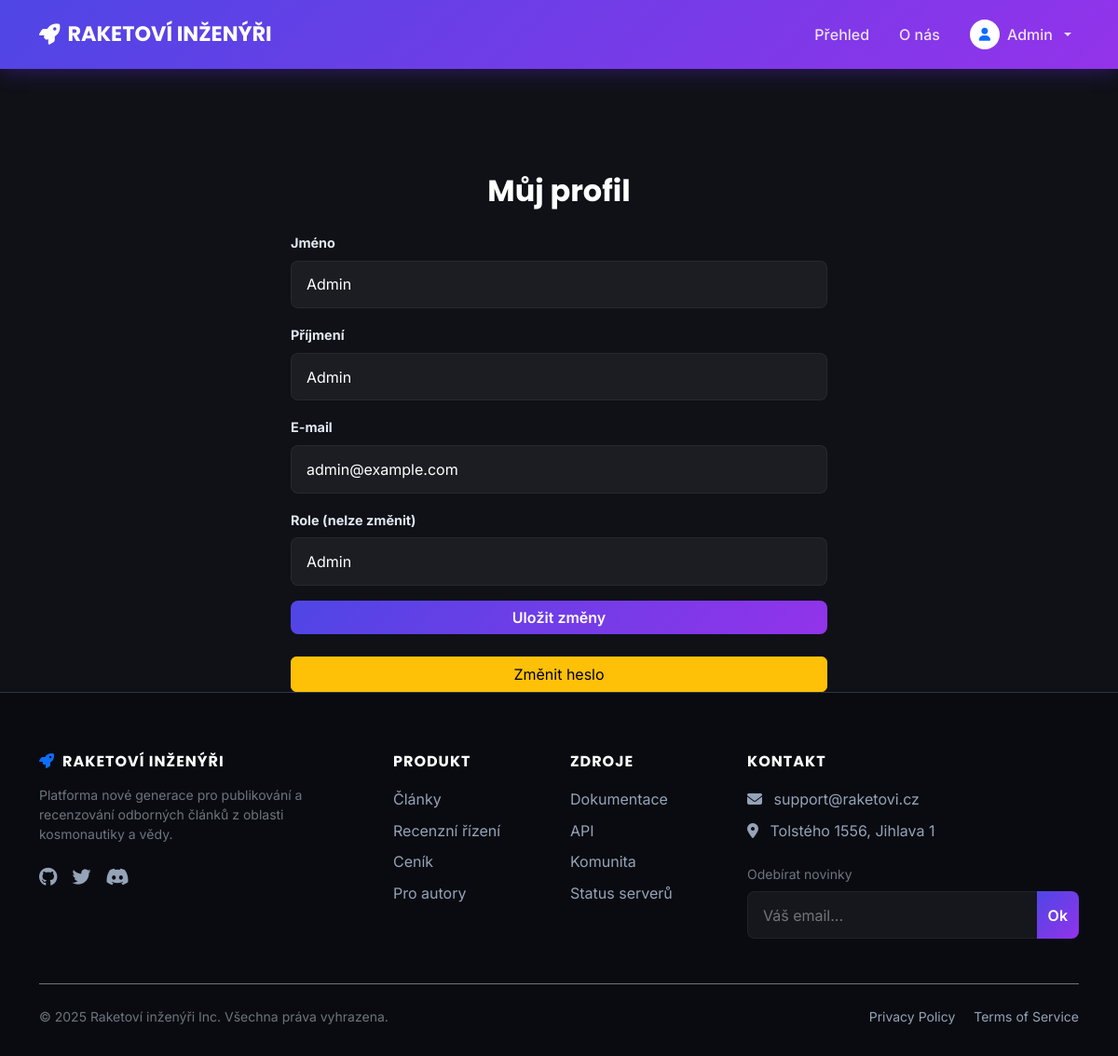
The app's page /profile.php (signed in) with its own data.
### tables this page shows
CREATE TABLE `users` (
  `id` int(11) NOT NULL,
  `jmeno` varchar(50) NOT NULL,
  `prijmeni` varchar(50) NOT NULL,
  `email` varchar(255) NOT NULL,
  `heslo` varchar(255) NOT NULL,
  `id_role` int(11) DEFAULT NULL,
  `active` tinyint(1) NOT NULL DEFAULT 1
);

CREATE TABLE `role` (
  `id_role` int(11) NOT NULL,
  `role` varchar(50) NOT NULL
);

### profile.php (the view, shortened to what this page needs)
<?php
require 'db_connect.php';
require 'header.php';
$user_id = $_SESSION['user_id'];
$stmt = $db_connection->prepare("
    SELECT users.jmeno, users.prijmeni, users.email, role.role
    FROM users
    JOIN role ON users.id_role = role.id_role
    WHERE users.id = ?
");
$stmt->bind_param("i", $user_id);
$stmt->execute();
$stmt->bind_result($jmeno, $prijmeni, $email, $role);
?>
<div class="container mt-5" style="max-width: 600px;">
    <h2 class="text-center mb-4">Můj profil</h2>
    <form method="POST" class="mb-4">
        <div class="mb-3">
            <label class="form-label"><strong>Jméno</strong></label>
            <input type="text" name="jmeno" class="form-control"
                   value="<?= htmlspecialchars($jmeno) ?>" required>
        </div>
        <div class="mb-3">
            <label class="form-label"><strong>Příjmení</strong></label>
            <input type="text" name="prijmeni" class="form-control"
                   value="<?= htmlspecialchars($prijmeni) ?>" required>
        </div>
        <div class="mb-3">
            <label class="form-label"><strong>E-mail</strong></label>
            <input type="email" name="email" class="form-control"
                   value="<?= htmlspecialchars($email) ?>" required>
        </div>
        <div class="mb-3">
            <label class="form-label"><strong>Role (nelze změnit)</strong></label>
            <input type="text" class="form-control"
                   value="<?= htmlspecialchars($role) ?>" disabled>
        </div>
        <button class="btn btn-primary w-100">Uložit změny</button>
    </form>
    <a href="change_password.php" class="btn btn-warning w-100">
        Změnit heslo
    </a>
</div>
<?php
require 'footer.php';
?>

### css/style.css (style rules this page uses)
:root { --bg-dark: #0f1117; --bg-card: #1c1e26; --bg-footer: #0a0b10; --primary-purple: #6e2bf9; --neon-cyan: #00d2ff; --primary-gradient: linear-gradient(135deg, #4f46e5 0%, #9333ea 100%); --text-white: #ffffff; --text-gray: #94a3b8; --border-color: #2d3748; }
html, body { font-family: 'Inter', sans-serif; background-color: var(--bg-dark); color: var(--text-white); min-height: 100vh; display: flex; flex-direction: column; cursor: url('../media/raketa.svg') 0 0, auto; }
h1, h2, h3, h4, h5, .navbar-brand { font-family: 'Poppins', sans-serif; font-weight: 700; }
a, button, .btn { cursor: pointer; text-decoration: none !important; }
.btn, .nav-link, .article-card, input, .form-control, .dropdown-item { transition: all 0.5s cubic-bezier(0.4, 0, 0.2, 1) !important; }
button[type="submit"], .btn-primary { background: var(--primary-gradient); border: none; border-radius: 8px; color: white; font-weight: 600; position: relative; overflow: hidden; z-index: 1; }
.btn-primary::after, button[type="submit"]::after { content: ''; position: absolute; top: 0; left: -100%; width: 50%; height: 100%; background: linear-gradient(to right, rgba(255, 255, 255, 0) 0%, rgba(255, 255, 255, 0.3) 50%, rgba(255, 255, 255, 0) 100%); transform: skewX(-25deg); transition: none; z-index: -1; }
input, select, .form-control, textarea { background-color: rgba(255, 255, 255, 0.05) !important; border: 1px solid rgba(255, 255, 255, 0.1) !important; color: white !important; padding: 0.8rem 1rem; border-radius: 8px; width: 100%; }
::placeholder { color: rgba(255, 255, 255, 0.4) !important; opacity: 1; }
label { margin-bottom: 0.5rem; color: #e2e8f0; font-size: 0.9rem; font-weight: 500; }
.container h2 { text-align: center; margin-top: 4rem; margin-bottom: 2rem; color: var(--text-white); font-weight: 700; }

### records on screen
users: jmeno "Admin", prijmeni "Admin", email "admin@example.com", id_role.role "Admin"

### other values on screen
$_SESSION['user_jmeno'] "Admin"
